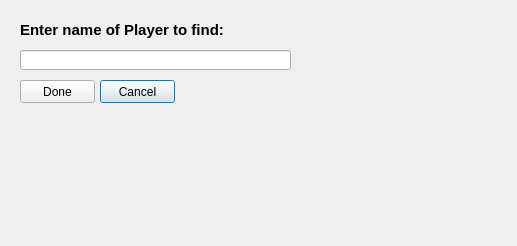
<?xml version="1.0" encoding="UTF-8"?>
<ui version="4.0">
 <class>Dialog3</class>
 <widget class="QDialog" name="Dialog3">
  <property name="geometry">
   <rect>
    <x>0</x>
    <y>0</y>
    <width>517</width>
    <height>246</height>
   </rect>
  </property>
  <property name="windowTitle">
   <string>Dialog</string>
  </property>
  <widget class="QLabel" name="labelpic">
   <property name="geometry">
    <rect>
     <x>0</x>
     <y>0</y>
     <width>521</width>
     <height>251</height>
    </rect>
   </property>
   <property name="text">
    <string/>
   </property>
  </widget>
  <widget class="QLabel" name="labelpic2">
   <property name="geometry">
    <rect>
     <x>250</x>
     <y>0</y>
     <width>311</width>
     <height>281</height>
    </rect>
   </property>
   <property name="text">
    <string/>
   </property>
  </widget>
  <widget class="QPushButton" name="pushButton_2">
   <property name="geometry">
    <rect>
     <x>100</x>
     <y>80</y>
     <width>75</width>
     <height>23</height>
    </rect>
   </property>
   <property name="text">
    <string>Cancel</string>
   </property>
  </widget>
  <widget class="QLineEdit" name="lineEdit">
   <property name="geometry">
    <rect>
     <x>20</x>
     <y>50</y>
     <width>271</width>
     <height>20</height>
    </rect>
   </property>
  </widget>
  <widget class="QLabel" name="label_2">
   <property name="geometry">
    <rect>
     <x>20</x>
     <y>10</y>
     <width>251</width>
     <height>41</height>
    </rect>
   </property>
   <property name="text">
    <string>&lt;html&gt;&lt;head/&gt;&lt;body&gt;&lt;p&gt;&lt;span style=&quot; font-size:11pt; font-weight:600;&quot;&gt;Enter name of Player to find: &lt;/span&gt;&lt;/p&gt;&lt;/body&gt;&lt;/html&gt;</string>
   </property>
  </widget>
  <widget class="QPushButton" name="pushButton">
   <property name="geometry">
    <rect>
     <x>20</x>
     <y>80</y>
     <width>75</width>
     <height>23</height>
    </rect>
   </property>
   <property name="text">
    <string>Done</string>
   </property>
  </widget>
 </widget>
 <tabstops>
  <tabstop>lineEdit</tabstop>
  <tabstop>pushButton</tabstop>
  <tabstop>pushButton_2</tabstop>
 </tabstops>
 <resources/>
 <connections/>
</ui>
